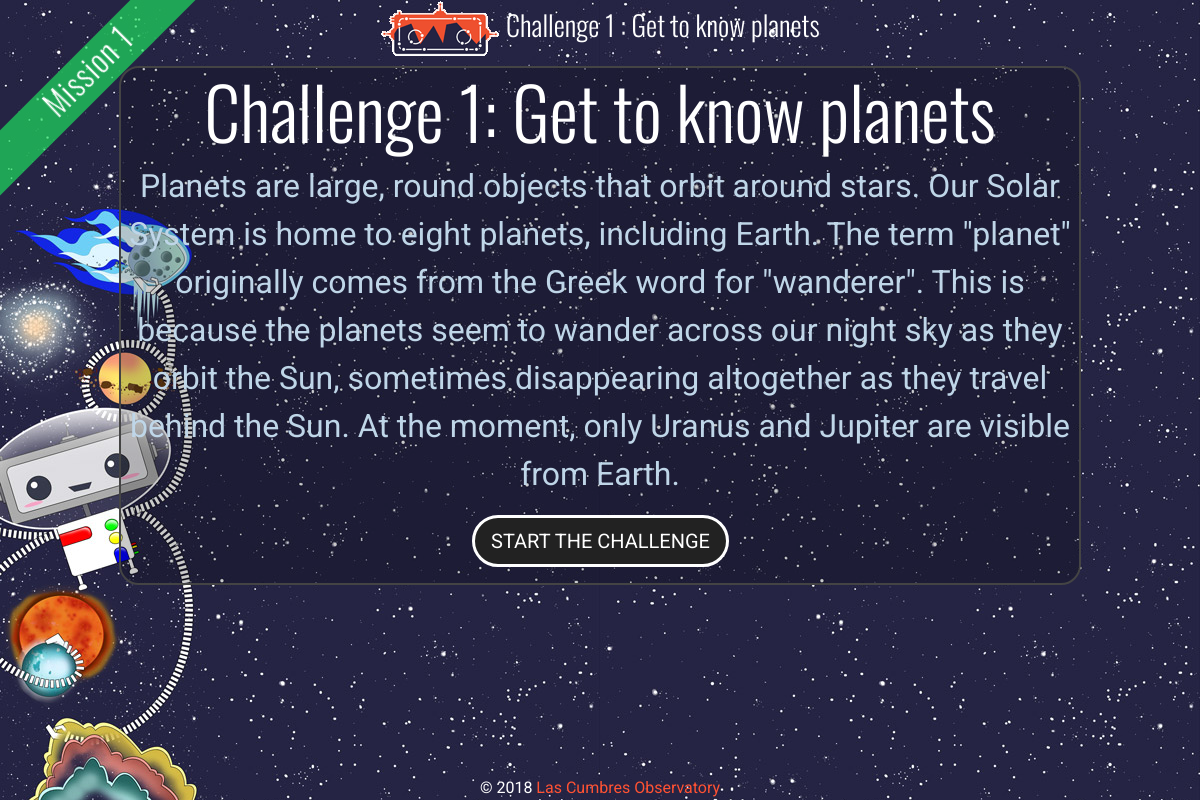
The app's page /challenge/1/start/ (signed in) with its own data.
### explorer/models.py (models this page shows, shortened)
class Challenge(models.Model):
    number = models.IntegerField(help_text=_("Which number in the mission is this challenge?"))
    name = models.CharField(max_length=200)
    mission = models.ForeignKey(Mission)
    description = models.TextField(help_text=_("Start page info"))
    action = models.CharField(max_length=200, help_text=_("What the user should do on Observe page"))
    category = models.CharField(max_length=30, help_text=_("What type of object is this?"), blank=True, null=True)
    avm_code = models.CharField(max_length=10, blank=True, null=True)
    active = models.BooleanField(default=True)
    sticker_total = models.IntegerField(default=1, blank=True, null=True)
    is_last = models.BooleanField(default=False)

class Mission(models.Model):
    number = models.IntegerField()
    name = models.CharField(max_length=200)
    patch = models.ImageField(upload_to='patches')
    sticker_total = models.IntegerField(default=0)

### explorer/views.py (the view, shortened to what this page needs)
# urls.py: url(r'^challenge/(?P<pk>[0-9]+)/start/$', ChallengeView.as_view(), {'mode':'start'}, name="start"),
class ChallengeView(LoginRequiredMixin, DetailView):
    model = Challenge
    def get(self, request, *args, **kwargs):
        if kwargs.get('mode',None) == 'failed':
            self.template_name = "explorer/challenge-message.html"
        else:
            self.template_name = "explorer/challenge-{}.html".format(kwargs['mode'])
        self.object = self.get_object()
        context = self.get_context_data(object=self.object)
        mode = kwargs.get('mode',None)
        return self.render_to_response(context)

### serol/auth_backend.py (called while the page is built)
    def get_user(self, user_id):
        try:
            return User.objects.get(pk=user_id)
        except User.DoesNotExist:
            return None

### explorer/templates/explorer/challenge-start.html (shortened to what this page needs)
{% extends 'explorer/challenge-base.html' %}
{% load static i18n %}
{% block wrapper-class%}challenge mission-{{object.mission.number}}-sidebar{%endblock%}
{% block main-body %}
<div class="centre-container">
  <h1>{% trans 'Challenge '%}{{object.number}}: {{object.name}}</h1>
    <p>{{object.description|safe}}</p>
    <p><a href="{% url 'observe' object.pk %}" class="btn btn-lg btn-4 btn-4a animated tada">{% trans 'Start the challenge' %}</a></p>
  </div>
{% endblock %}

### explorer/templates/explorer/challenge-base.html (shortened to what this page needs)
{% extends 'explorer/base.html' %}
{% load static i18n %}
{% block main-content %}
<div class="container">
{% block main-header %}
<h3><a href="{% url 'home' %}"><img src="{% static 'explorer/images/serol_logo_sm.png'%}" /></a> Challenge {{object.number}} : {{object.name}}</h3>
{% endblock %}
{% block main-body %}
{% endblock %}
</div>
{% endblock %}
{% block ribbon %}
<div class="corner-ribbon sticky shadow mission-{{object.mission.number}}-colour"><h2>{% trans "Mission" %} {{object.mission.number}}</h2></div>
{% endblock %}

### explorer/static/explorer/css/layout.css (style rules this page uses)
@media (min-width: 1px) { .container { width: 992px; } }
a, a:focus, a:hover { color: #ff5233; }
a.btn { color: #fff; }
.btn { border: none; color: #fff; background: #222; cursor: pointer; display: inline-block; text-transform: uppercase; }
.btn:after { content: ''; position: absolute; z-index: -1; -webkit-transition: all 0.3s; -moz-transition: all 0.3s; transition: all 0.3s; }
.btn-4 { border-radius: 50px; border: 3px solid #fff; color: #fff; overflow: hidden; }
.btn-4:before { position: absolute; height: 100%; font-size: 125%; line-height: 3.5; color: #fff; -webkit-transition: all 0.3s; -moz-transition: all 0.3s; transition: all 0.3s; }
.btn-4a:before { left: 130%; top: 0; }
html, body { height: 100%; }
body { text-align: center; font-family: 'Roboto', sans-serif; background: url('../images/serol_bg_sm.jpg') repeat fixed #2b3e50; color: #fff; }
.centre-container { border: 2px solid #444; border-radius: 20px; background: rgba(0,0,0,0.2); }
h1, h2, h3, h4, h5, h6, .target-name { font-family: 'Oswald', sans-serif; font-weight: 300; color: #fff; }
h1 { font-size:4.5rem; }
p { font-size:2rem; color:#bfd6e8; }
.mission-1-colour, .mission-1-sidebar .page-header { background-color:rgba(29, 220, 93, 0.7); }
.corner-ribbon { width: 300px; position: absolute; top: 50px; left: -60px; text-align: center; line-height: 50px; letter-spacing: 1px; color: #f0f0f0; transform: rotate(-45deg); -webkit-transform: rotate(-45deg); }

### records on screen
Challenge: number "1", name "Get to know planets", description "Planets are large, round objects that orbit around stars. Our Solar System is home to eight planets, including Earth. The term \"planet\" originally comes from the Greek word for \"wanderer\". This is because the planets seem to wander across our night sky as they orbit the Sun, sometimes disappearing altogether as they travel behind the Sun. At the moment, only Uranus and Jupiter are visible from Earth.", mission.number "1"
